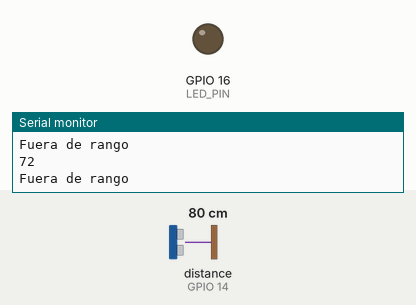
Simulated run of this sketch. Board: ESP32. Parts: output pins drawn as LEDs (lit = HIGH), the last lines printed to the serial monitor. The test bench sets the inputs (shaded band); at power-on: distance to the obstacle (sensor on GPIO 14) 80 cm. The echo pulse lasts 58.3 µs per cm; WiFi joins after 1.5 s; servers stay silent unless stated.

Above: at 2.8 s.
2.9 s: distance to the obstacle (sensor on GPIO 14) set to 68 cm
At 3.6 s:
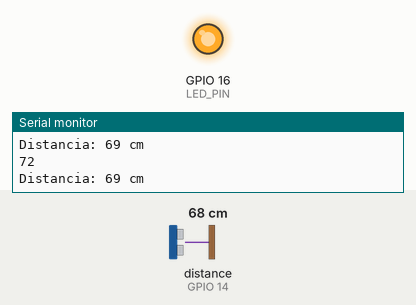
4.6 s: distance to the obstacle (sensor on GPIO 14) set to 120 cm
At 5.6 s:
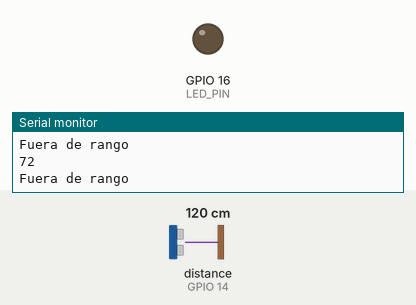
6.1 s: distance to the obstacle (sensor on GPIO 14) set to 2 cm
At 7.2 s:
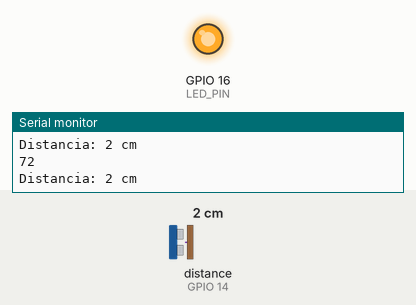
Timing chart, 0 to 9.1 s (numbered marks = the images above; inputs shaded):
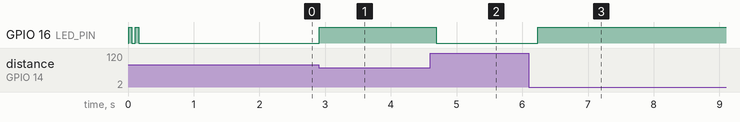

Measured:
- the behaviour switches between 73 and 72 cm on distance to the obstacle (sensor on GPIO 14) (found by bisection; images 0 and 1)
- after the input at 2.9 s, GPIO 16 (LED_PIN): LOW → HIGH at once
- after the input at 4.6 s, GPIO 16 (LED_PIN): HIGH → LOW after 0.09 s
- after the input at 6.1 s, GPIO 16 (LED_PIN): LOW → HIGH after 0.14 s

The sketch:

sprint1_ESP32_sensorDIstancia_2.ino
```cpp
#include <NewPing.h>
#include "claseServer.cpp"
#include <sstream>


#define TRIGGER_PIN 12 // Pin TRIGGER del HC-SR04 conectado al pin GPIO12 en ESP32
#define ECHO_PIN 14    // Pin ECHO del HC-SR04 conectado al pin GPIO14 en ESP32
#define CAL_MAX_DISTANCE 1000 // Distancia máxima en centímetros para medir (ajusta según tus necesidades)
#define DISTANCE_THRESHOLD 10 // Umbral para detectar cambios bruscos en la distancia
#define LED_PIN 16 // Pin al que está conectado el LED

NewPing cal_sonar(TRIGGER_PIN, ECHO_PIN, CAL_MAX_DISTANCE);

int MAX_DISTANCE = cal_sonar.ping_cm() - (cal_sonar.ping_cm()*0.1);  // Calibrar la distancia maxima para que esté fuera de rango 20cm de la pimera pared

NewPing sonar(TRIGGER_PIN, ECHO_PIN, MAX_DISTANCE);

claseServer servidor;


//long previousDistance = 0;
//int consecutiveChanges;

void setup() {
  Serial.begin(115200);
  pinMode(LED_PIN, OUTPUT); // Configura el pin del LED como salida
  digitalWrite(LED_PIN, HIGH);
  delay(50);
  digitalWrite(LED_PIN, LOW);
  delay(50);
  digitalWrite(LED_PIN, HIGH);
  delay(50);
  digitalWrite(LED_PIN, LOW);
  servidor.declararWifiSSID_Y_Contrasenya("POCO_NSFW", "bromitanomas");
  servidor.declararCanal(1234);
  servidor.setupServer();

}


void loop() {
  unsigned int distance = sonar.ping_cm(); // Realiza la medición y obtiene la distancia en centímetros

  Serial.println(MAX_DISTANCE);

  if (distance == 0) {
    Serial.println("Fuera de rango"); // Si la medición está fuera del rango del sensor
        digitalWrite(LED_PIN, LOW); // Apaga el LED

  } else {
    const char* dis = "Distancia: ";
    const char* cm = " cm";
    Serial.print(dis);
    //servidor.enviarStringACliente( dis );

    Serial.print(distance);
    //const char* char_distance;
    //sprintf(char_distance, "%d", distance);

    std::ostringstream oss;
    oss << distance;
    const char* result = oss.str().c_str();

    servidor.enviarStringACliente(result);
    Serial.println(cm);

    //servidor.enviarStringACliente(cm);

    digitalWrite(LED_PIN, HIGH); // Apaga el LED
    delay(100);
  }

    /*// Detecta un cambio brusco en la distancia
    if (abs(int(distance) - int(previousDistance)) > DISTANCE_THRESHOLD) {
      consecutiveChanges++;
      Serial.print("Cambio brusco detectado. Contador: ");
      Serial.println(consecutiveChanges);
      delay(200);

      if (consecutiveChanges == 1) {
        digitalWrite(LED_PIN, HIGH); // Enciende el LED
        delay(100);

        //consecutiveChanges = 0;
      }
    } else {
      consecutiveChanges = 0;
      digitalWrite(LED_PIN, LOW); // Apaga el LED
    }

    previousDistance = distance;
  }*/

  delay(150); // Espera un poco antes de realizar la siguiente medición
}
```

claseServer.cpp
```cpp
#include <WiFi.h>
#include <AsyncUDP.h>
#include <TimeLib.h>
#include <string>
#include <Arduino.h>

//#include "claseServer.h"


using namespace std;


class claseServer {

    private:
        char* ssid;
        char* password;

        int canal;

        AsyncUDP udp;


    public:

        void declararWifiSSID_Y_Contrasenya( char* nueva_ssid, char* nueva_password ){
            ssid = nueva_ssid;
            password = nueva_password;
        }

        void declararCanal (int nuevo_canal) {
            canal = nuevo_canal;
        }

        void setupServer() {


          //setTime(10, 0, 0, 7, 10, 2018);
          //hora minuto segundo dia mes año

          WiFi.mode(WIFI_STA);
          WiFi.begin(ssid, password);
          if(WiFi.waitForConnectResult() != WL_CONNECTED) {
              Serial.println("WiFiFailed");
                while(1) {
                delay(1000);
              }
          }

          if(udp.listen(canal)) {
              Serial.print("UDP ListeningonIP: ");
              Serial.println(WiFi.localIP());
              udp.onPacket([](AsyncUDPPacket packet) {
                  Serial.write(packet.data(), packet.length());
                  Serial.println();
              });
          }

        }

        /*void enviarIntACliente(int data) {
          udp.broadcastTo(&data, sizeof(data), canal);
        }

        void enviarDoubleACliente(double data) {
            udp.broadcastTo(&data, sizeof(data), canal);
        }*/

        void enviarStringACliente( const char* data ){
         //AsyncUDP udp;
          //char texto[] = data;
          udp.broadcastTo(data , canal);
        }

        /*void enviarListOfIntACliente( int[] data ){
            udp.broadcastTo(data , canal);
        }

        void enviarListOfDoubleACliente( double[] data ){
            u.broadcastTo(data , canal);
        }

        /*void enviarListOfStringACliente( string[] data ){
            upd.broadcastTo(data , canal);
        }*/

};
```
